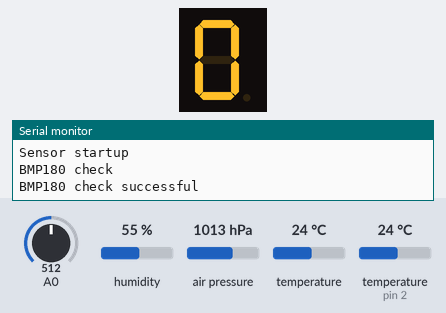
This sketch was run on a simulated Arduino Uno, built with avr-gcc and run on an emulated ATmega328P. On the bench: 1-digit seven-segment display, the last lines printed to the serial monitor. Wiring (inferred from the names in the program): 1-digit 7-segment display, segments lit when HIGH: segments pin 5, pin 6, pin 7, pin 8, pin 9, pin 10, pin 11. The inputs (shaded band) are chosen by the test bench; at power-on: A0 = 512, humidity 55 %, air pressure 1013 hPa, temperature 24 °C, temperature (sensor on pin 2) 24 °C. The segment pins are drawn as the display they are named for.

Above: at 0.1 s.
At 5.1 s:
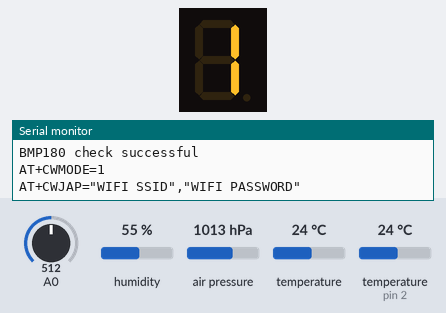
At 10.1 s:
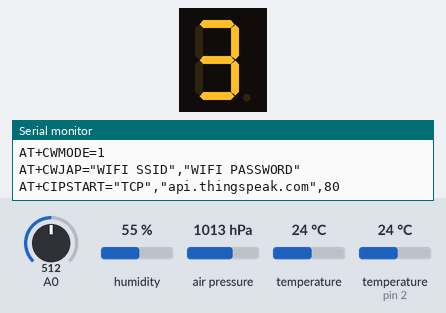
At 15.1 s:
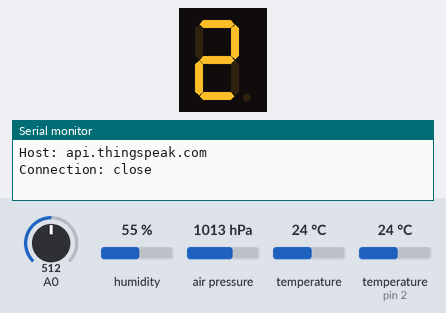

Measured:
- what the display in image 2 shows lasts 5.0 s, from 10.0 s to 15.0 s
- what the display in image 3 shows lasts 15.0 s, from 15.0 s to 30.0 s

The sketch:

Arduino_weather_station_code.ino
```cpp
#include <Wire.h>
#include <Adafruit_BMP085.h>
#include "DHT.h"

// --- SENSOR CONFIG ---
#define DHTPIN 2
#define DHTTYPE DHT22
DHT dht(DHTPIN, DHTTYPE);
Adafruit_BMP085 bmp;

// --- NETWORK AND THINGSPEAK DATA ---
const String ssid = "WIFI SSID";
const String password = "WIFI PASSWORD";
const String apiKey = "API KEY";
const String host = "api.thingspeak.com";

// --- 7-SEGMENT DISPLAY PIN LAYOUT ---
const int segA = 5;
const int segB = 6;
const int segC = 7;
const int segD = 8;
const int segE = 9;
const int segF = 10;
const int segG = 11;

// --- DISPLAY FUNCTION ---
void showstate(char state) {
  // ALL SEGMENTS OFF
  digitalWrite(segA, LOW); digitalWrite(segB, LOW); digitalWrite(segC, LOW);
  digitalWrite(segD, LOW); digitalWrite(segE, LOW); digitalWrite(segF, LOW);
  digitalWrite(segG, LOW);

  // Launching designated patterns
  if(state == '0') {
    digitalWrite(segA, HIGH); digitalWrite(segB, HIGH); digitalWrite(segC, HIGH);
    digitalWrite(segD, HIGH); digitalWrite(segE, HIGH); digitalWrite(segF, HIGH);
  }
  else if(state == '1') {
    digitalWrite(segB, HIGH); digitalWrite(segC, HIGH);
  }
  else if(state == '2') {
    digitalWrite(segA, HIGH); digitalWrite(segB, HIGH); digitalWrite(segD, HIGH);
    digitalWrite(segE, HIGH); digitalWrite(segG, HIGH);
  }
  else if(state == '3') {
    digitalWrite(segA, HIGH); digitalWrite(segB, HIGH); digitalWrite(segC, HIGH);
    digitalWrite(segD, HIGH); digitalWrite(segG, HIGH);
  }
  else if(state == 'E') { // General Error pattern
    digitalWrite(segA, HIGH); digitalWrite(segD, HIGH); digitalWrite(segE, HIGH);
    digitalWrite(segF, HIGH); digitalWrite(segG, HIGH);
  }
  else if(state == 'b') { // BMP Error (small 'b')
    digitalWrite(segC, HIGH); digitalWrite(segD, HIGH); digitalWrite(segE, HIGH);
    digitalWrite(segF, HIGH); digitalWrite(segG, HIGH);
  }
  else if(state == 'd') { // DHT Errod (small 'd')
    digitalWrite(segB, HIGH); digitalWrite(segC, HIGH); digitalWrite(segD, HIGH);
    digitalWrite(segE, HIGH); digitalWrite(segG, HIGH);
  }
}

void setup() {
  pinMode(segA, OUTPUT); pinMode(segB, OUTPUT); pinMode(segC, OUTPUT);
  pinMode(segD, OUTPUT); pinMode(segE, OUTPUT); pinMode(segF, OUTPUT);
  pinMode(segG, OUTPUT);

  // STATE 0: Startup
  showstate('0');

  Serial.begin(115200);
  Serial.println("Sensor startup");
  dht.begin();

  Serial.println("BMP180 check");
  // BMP180 check on startup
  // This check is important if you have a non-soldered BMP180 sensor as ensuring proper connection with is tends to be problematic.
  if (!bmp.begin()) {
    showstate('b'); // display 'b' (BMP180 error)
    while (1) {
      delay(10); // Hang the program - BMP sensor not responding
    }
  }
  Serial.println("BMP180 check successful");

  delay(2000); // Warmup

  // STATE 1: Connecting to Wi-Fi
  Serial.println("AT+CWMODE=1");
  delay(1000);
  Serial.println("AT+CWJAP=\"" + ssid + "\",\"" + password + "\"");

  for(int i = 0; i < 14; i++) {
    showstate('1');
    delay(250);
    showstate('X');
    delay(250);
  }

  // STATE 2: Connected / Idle
  showstate('2');
}

void loop() {
  // Data readout
  float t = (bmp.readTemperature() + dht.readTemperature())/2;
  float h = dht.readHumidity();
  int air = analogRead(A0);
  int press = bmp.readPressure() / 100;

  // --- Additional Error analysis ---

  // 1. DHT22 Check
  if (isnan(t) || isnan(h)) {
    showstate('d'); // display 'd' (DHT Error)
    delay(5000);
    showstate('2');
    return; // Interrupt and try again
  }

  // 2. BMP180 Check
  if (press <= 0) {
    showstate('b'); // display 'b' (BMP Error)
    delay(5000);
    showstate('2');
    return; // Interrupt and try again
  }

  // STATE 3: Sending data to ThingSpeak
  showstate('3');

  String url = "/update?api_key=" + apiKey + "&field1=" + String(t) + "&field2=" + String(h) + "&field3=" + String(air) + "&field4=" + String(press);
  String httpRequest = "GET " + url + " HTTP/1.1\r\nHost: " + host + "\r\nConnection: close\r\n\r\n";

  Serial.println("AT+CIPSTART=\"TCP\",\"" + host + "\",80");
  delay(2000);

  Serial.print("AT+CIPSEND=");
  Serial.println(httpRequest.length());
  delay(1000);
  Serial.print(httpRequest);

  delay(2000);

  // Return to state 2
  showstate('2');

  delay(15000);
}
```
